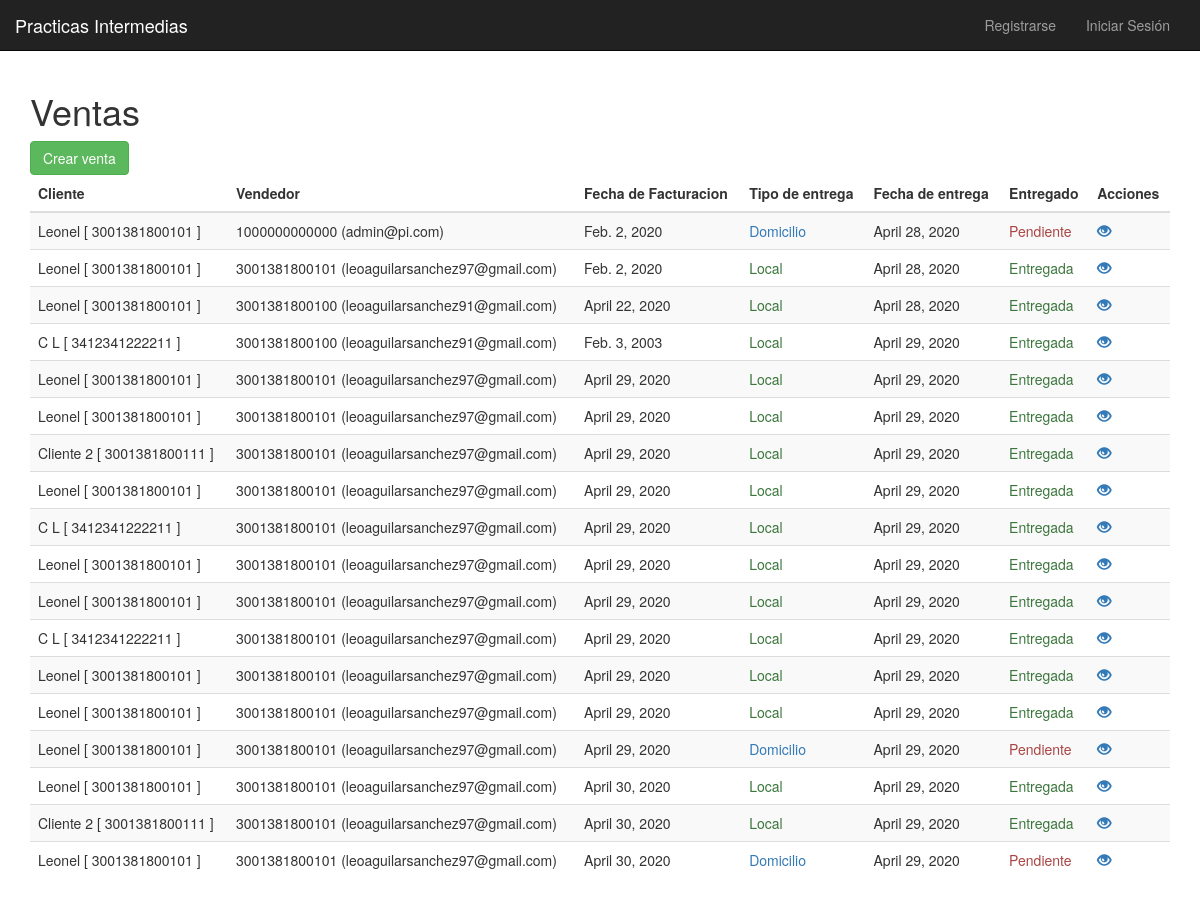
The app's page /ventas with its own data.
### sedes/models.py (models this page shows)
class Venta(models.Model):
    cliente = models.ForeignKey('Cliente', on_delete=models.CASCADE)
    vendedor = models.ForeignKey(settings.AUTH_USER_MODEL, on_delete=models.CASCADE, related_name='vendedor')
    fecha_facturacion = models.DateField('Fecha de facturacion')
    DOMICILIO = 'D'
    LOCAL = 'L'
    VENTA_ESTADO_CHOICES = [
        (DOMICILIO, 'A domicilio'),
        (LOCAL, 'Local')
    ]
    tipo = models.CharField(
        max_length=1, choices=VENTA_ESTADO_CHOICES, default=LOCAL)
    repartidor = models.ForeignKey(
        settings.AUTH_USER_MODEL, null=True, on_delete=models.SET_NULL, related_name='repartidor', blank= True)
    fecha_entrega = models.DateField('Fecha de entrega', auto_now=True)
    entregada = models.BooleanField(default=False)
    productos = models.ManyToManyField('Producto', through= 'ProductoVenta', blank= True)

class Cliente(models.Model):
    dpi = models.BigIntegerField(
        unique=True,
        validators=[
            MaxValueValidator(9999999999999),
            MinValueValidator(100000000000)
        ],
        primary_key= True
    )
    nombre = models.CharField(max_length=200)
    nit = models.CharField(max_length=15)
    direccion = models.CharField(max_length=500)
    sedes = models.ManyToManyField('Sede', verbose_name='Sedes a las que pertenece el cliente')
    def __str__(self):
        return "%s [ %s ]" % (self.nombre, self.dpi)

class Usuario(AbstractBaseUser, PermissionsMixin):
    dpi = models.BigIntegerField(
        unique=True,
        validators=[
            MaxValueValidator(9999999999999),
            MinValueValidator(100000000000)
        ]
    )
    nombre = models.CharField(max_length=300)
    fecha_nacimiento = models.DateField('Fecha Nacimiento')
    email = models.EmailField(_('Correo Electronico'), primary_key=True)
    is_admin = models.BooleanField(default=False)
    is_staff = models.BooleanField(default=False)
    is_active = models.BooleanField(default=True)
    date_joined = models.DateTimeField(default=timezone.now)
    USERNAME_FIELD = 'email'
    REQUIRED_FIELDS = ['dpi', 'fecha_nacimiento']
    objects = CustomUserManager()
    def __str__(self):
        return "%s (%s)" % (self.dpi, self.email)
    class Meta:
        permissions = (("registrar_cliente", "Para registrar clientes de una sede"),
                   ("registrar_venta", "Para registrar ventas de productos"),
                   ("visualizar_reporte", "Para visualizar reportes de ventas"),
                   ("actualizar_inventario", "Para modificar la cantidad de productos del inventario"),
                   ("solicitar_transferencia", "Para solicitar una transferencia de productos"),
                   ("ordenes_transferencia_externa", "Para revisar ordenes de transferencias entre sedes"),
                   ("ordenes_transferencia_interna", "Para revisar ordenes de transferencias entre bodegas"),
                   ("ordenes_venta", "Para modificar el estado de entregado de una orden de venta"),
                   ("ordenes_transferencia", "Para modificar el estado de entregado de una orden de transferencia"))

### sedes/views.py (the view)
# urls.py: path('ventas', views.VentasList.as_view(), name='lista_ventas'),
class VentasList(ListView):
    model = Venta
    template_name = 'ventas/ventas_list.html'

### sedes/templates/ventas/ventas_list.html
{% extends '../base.html' %}
{% block body_block %}
<h1>Ventas</h1>
<a class="btn btn-success" href="{% url "crear_venta" %}">Crear venta</a>
<table class="table table-striped">
    <thead class="thead-dark">
        <tr>
            <th>Cliente</th>
            <th>Vendedor</th>
            <th>Fecha de Facturacion</th>
            <th>Tipo de entrega</th>
            <th>Fecha de entrega</th>
            <th>Entregado</th>
            <th colspan="2">Acciones</th>
        </tr>
    </thead>
    <tbody class="table-hover">
        {% for venta in object_list %}
        <tr>
            <td>{{ venta.cliente }}</td>
            <td>{{ venta.vendedor }}</td>
            <td>{{ venta.fecha_facturacion }}</td>
            <td>{% if venta.tipo == 'L' %} <span class='text-success'>Local</span> {% else %} <span class='text-primary'>Domicilio</span> {% endif %}</td>
            <td>{{ venta.fecha_entrega }}</td>
            <td>{% if venta.entregada %} <span class='text-success'>Entregada</span> {% else %} <span class='text-danger'>Pendiente</span> {% endif %}</td>
            <td>
                <a href="{% url "detalle_venta"  venta.id  %}"> <span class="glyphicon glyphicon-eye-open">&nbsp;</span></a>
            </td>
        </tr>
        {% endfor %}
    </tbody>
</table>
{% endblock %}

### records on screen
Venta: cliente "Leonel [ 3001381800101 ]", vendedor "1000000000000 (admin@pi.com)", fecha_facturacion "Feb. 2, 2020", tipo "Domicilio", fecha_entrega "April 28, 2020", entregada "Pendiente"
Venta: cliente "Leonel [ 3001381800101 ]", vendedor "3001381800101 (leoaguilarsanchez97@gmail.com)", fecha_facturacion "Feb. 2, 2020", tipo "Local", fecha_entrega "April 28, 2020", entregada "Entregada"
Venta: cliente "Leonel [ 3001381800101 ]", vendedor "3001381800100 (leoaguilarsanchez91@gmail.com)", fecha_facturacion "April 22, 2020", tipo "Local", fecha_entrega "April 28, 2020", entregada "Entregada"
Venta: cliente "C L [ 3412341222211 ]", vendedor "3001381800100 (leoaguilarsanchez91@gmail.com)", fecha_facturacion "Feb. 3, 2003", tipo "Local", fecha_entrega "April 29, 2020", entregada "Entregada"
Venta: cliente "Leonel [ 3001381800101 ]", vendedor "3001381800101 (leoaguilarsanchez97@gmail.com)", fecha_facturacion "April 29, 2020", tipo "Local", fecha_entrega "April 29, 2020", entregada "Entregada"
Venta: cliente "Leonel [ 3001381800101 ]", vendedor "3001381800101 (leoaguilarsanchez97@gmail.com)", fecha_facturacion "April 29, 2020", tipo "Local", fecha_entrega "April 29, 2020", entregada "Entregada"
Venta: cliente "Cliente 2 [ 3001381800111 ]", vendedor "3001381800101 (leoaguilarsanchez97@gmail.com)", fecha_facturacion "April 29, 2020", tipo "Local", fecha_entrega "April 29, 2020", entregada "Entregada"
Venta: cliente "Leonel [ 3001381800101 ]", vendedor "3001381800101 (leoaguilarsanchez97@gmail.com)", fecha_facturacion "April 29, 2020", tipo "Local", fecha_entrega "April 29, 2020", entregada "Entregada"
Venta: cliente "C L [ 3412341222211 ]", vendedor "3001381800101 (leoaguilarsanchez97@gmail.com)", fecha_facturacion "April 29, 2020", tipo "Local", fecha_entrega "April 29, 2020", entregada "Entregada"
Venta: cliente "Leonel [ 3001381800101 ]", vendedor "3001381800101 (leoaguilarsanchez97@gmail.com)", fecha_facturacion "April 29, 2020", tipo "Local", fecha_entrega "April 29, 2020", entregada "Entregada"
Venta: cliente "Leonel [ 3001381800101 ]", vendedor "3001381800101 (leoaguilarsanchez97@gmail.com)", fecha_facturacion "April 29, 2020", tipo "Local", fecha_entrega "April 29, 2020", entregada "Entregada"
Venta: cliente "C L [ 3412341222211 ]", vendedor "3001381800101 (leoaguilarsanchez97@gmail.com)", fecha_facturacion "April 29, 2020", tipo "Local", fecha_entrega "April 29, 2020", entregada "Entregada"
Venta: cliente "Leonel [ 3001381800101 ]", vendedor "3001381800101 (leoaguilarsanchez97@gmail.com)", fecha_facturacion "April 29, 2020", tipo "Local", fecha_entrega "April 29, 2020", entregada "Entregada"
Venta: cliente "Leonel [ 3001381800101 ]", vendedor "3001381800101 (leoaguilarsanchez97@gmail.com)", fecha_facturacion "April 29, 2020", tipo "Local", fecha_entrega "April 29, 2020", entregada "Entregada"
Venta: cliente "Leonel [ 3001381800101 ]", vendedor "3001381800101 (leoaguilarsanchez97@gmail.com)", fecha_facturacion "April 29, 2020", tipo "Domicilio", fecha_entrega "April 29, 2020", entregada "Pendiente"
Venta: cliente "Leonel [ 3001381800101 ]", vendedor "3001381800101 (leoaguilarsanchez97@gmail.com)", fecha_facturacion "April 30, 2020", tipo "Local", fecha_entrega "April 29, 2020", entregada "Entregada"
Venta: cliente "Cliente 2 [ 3001381800111 ]", vendedor "3001381800101 (leoaguilarsanchez97@gmail.com)", fecha_facturacion "April 30, 2020", tipo "Local", fecha_entrega "April 29, 2020", entregada "Entregada"
Venta: cliente "Leonel [ 3001381800101 ]", vendedor "3001381800101 (leoaguilarsanchez97@gmail.com)", fecha_facturacion "April 30, 2020", tipo "Domicilio", fecha_entrega "April 29, 2020", entregada "Pendiente"
